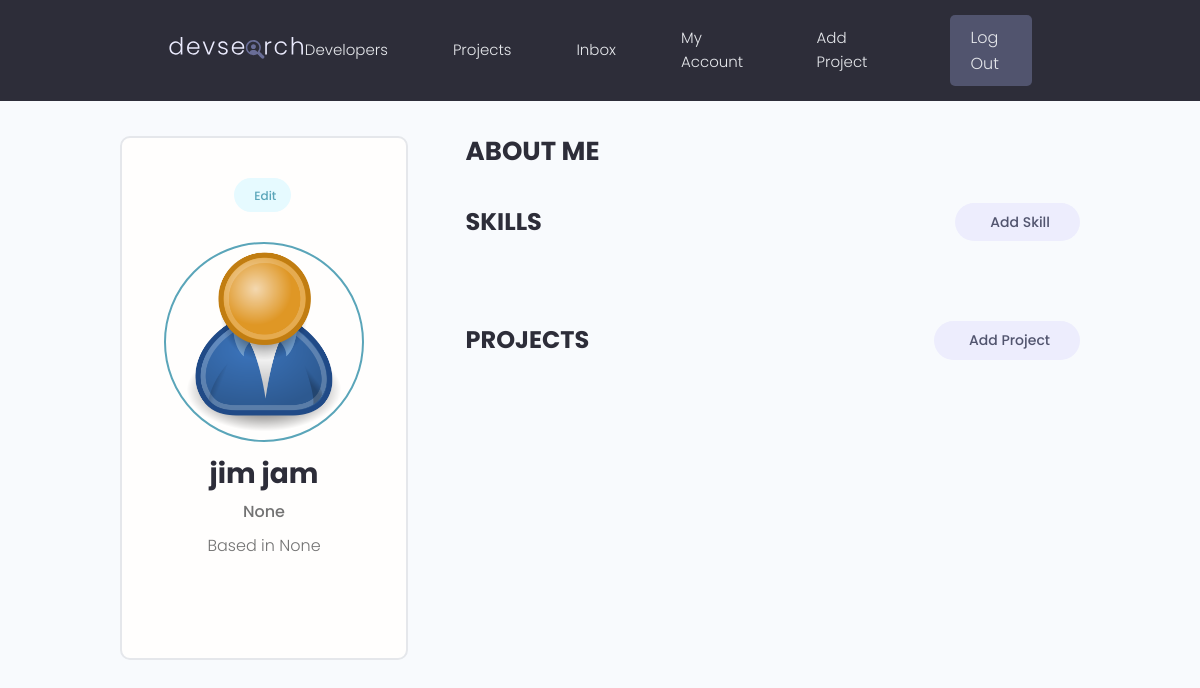
Before: /account/ (signed in) with the older database file.
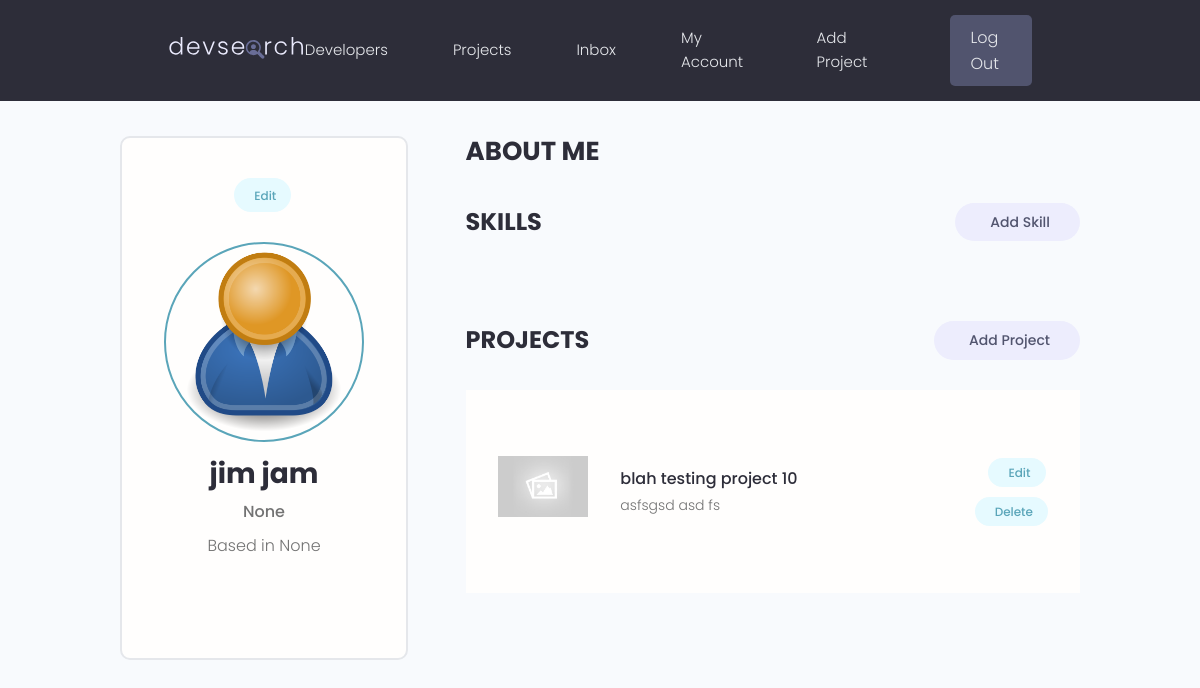
After: the same page with the newer database file.
### projects/models.py (models this page shows, shortened)
class Project(models.Model):
    owner = models.ForeignKey(Profile, null=True, blank=True, on_delete=models.CASCADE)
    title = models.CharField(max_length=200)
    description = models.TextField(null=True, blank=True)
    featured_image = models.ImageField(null=True, blank=True, default="default.jpg")
    demo_link = models.CharField(max_length=2000, null=True, blank=True)
    source_link = models.CharField(max_length=2000, null=True, blank=True)
    tags = models.ManyToManyField("Tag", blank=True)
    vote_total = models.IntegerField(default=0, null=True, blank=True)
    vote_ratio = models.IntegerField(default=0, null=True, blank=True)
    created = models.DateTimeField(auto_now_add=True)
    id = models.UUIDField(
        default=uuid.uuid4, unique=True, primary_key=True, editable=False
    )
    class Meta:
        ordering = [
            "title",
            "-created",  # -vote_ratio", "-vote_total"
        ]
    @property
    def imageURL(self):
        try:
            url = self.featured_image.url
        except:
            url = ""
        return url

### users/views.py (the view)
# urls.py: path("account/", views.userAccount, name="userAccount"),
@login_required(login_url="login")
def userAccount(requests):
    profile = requests.user.profile
    context = {
        "profile": profile,
    }
    return render(requests, "users/account.html", context)

### users/models.py (called while the page is built)
    @property
    def imageURL(self):
        try:
            url = self.profile_image.url
        except:
            url = ""
        return url

### users/templates/users/account.html (shortened to what this page needs)
{% extends 'main.html' %}
{% block content %}
<main class="settingsPage profile my-md">
  <div class="container">
    <div class="layout">
      <div class="column column--1of3">
        <div class="card text-center">
          <div class="card__body dev">
            <a class="tag tag--pill tag--main settings__btn" href="{% url 'edit-account' %}?next=/account">
              Edit</a>
            <img class="avatar avatar--xl dev__avatar" src="{{profile.imageURL}}" />
            <h2 class="dev__name">{{profile.name}}</h2>
            <p class="dev__title">{{profile.short_intro}}</p>
            <p class="dev__location">Based in {{profile.location}}</p>
          </div>
        </div>
      </div>
      <div class="column column--2of3">
        <div class="devInfo">
          <h3 class="devInfo__title">About Me</h3>
        </div>
        <div class="settings">
          <h3 class="settings__title">Skills</h3>
          <a class="tag tag--pill tag--sub settings__btn tag--lg" href="{% url 'create-skill' %}?next=/account"> Add Skill</a>
        </div>
        <div class="settings">
          <h3 class="settings__title">Projects</h3>
          <a class="tag tag--pill tag--sub settings__btn tag--lg" href="{% url 'create-project' %}?next=/account"> Add Project</a>
        </div>
        <table class="settings__table">
          {% for project in profile.project_set.all %}
          <tr>
            <td class="settings__thumbnail">
              <a href="{% url 'project' project.id %}"><img src="{{ project.imageURL }}" alt="Project Thumbnail" /></a>
            </td>
            <td class="settings__tableInfo">
              <a href="{% url 'project' project.id %}">{{project.title}}</a>
              <p>{{project.description|slice:"150"}}</p>
            </td>
            <td class="settings__tableActions">
              <a class="tag tag--pill tag--main settings__btn" href="{% url 'update-project' project.id %}?next=/account"> Edit</a>
              <a class="tag tag--pill tag--main settings__btn"
                href="{% url 'delete-project'  project.id %}?next=/account">
                Delete</a>
            </td>
          </tr>
          {% endfor %}
        </table>
      </div>
    </div>
  </div>
</main>
{% endblock %}

Changed rows visible on the page:
added Project: imageURL (placeholder picture), title "blah testing project 10", description "asfsgsd asd fs"
